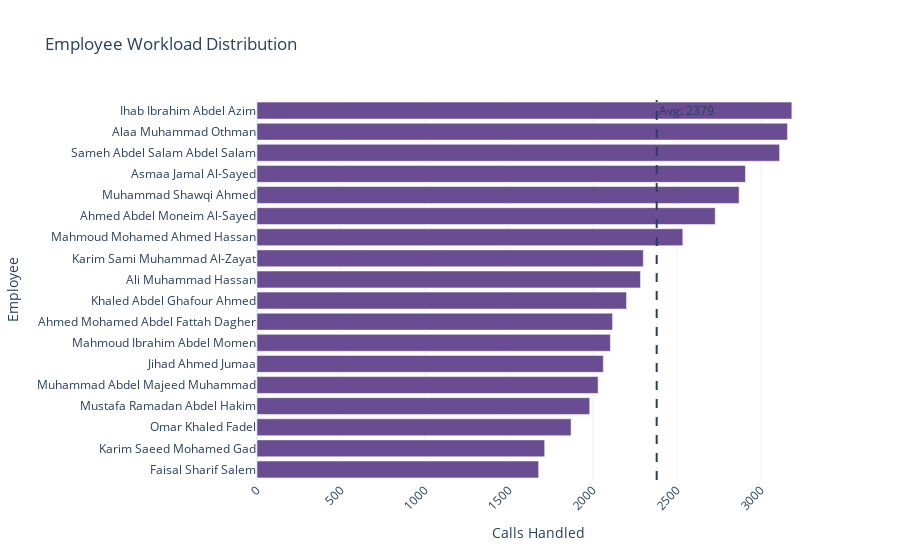

Notebook code for this chart:
### Markdown cell above
## Employee Performance Analysis
### Questions:

* Which employees handle the most calls?
* Is workload distributed fairly?
* Is there a correlation between employee and complaint status?

### Code cell
employees = (
df['employee_en']
.value_counts()
.nlargest(18)
.sort_values(ascending=True)
.reset_index()
.rename(columns={'count': 'call_count'}))

employees = employees[employees['employee_en'].notna()]
employees['percentage'] = (employees['call_count'] / len(working_data) * 100).round(1)

fig = px.bar(
employees,
x='call_count',
y='employee_en',
title='Employee Workload Distribution',
orientation='h',
labels={'employee_en': 'Employee', 'call_count': 'Calls Handled'},
color_discrete_sequence=[COLORS['info']])

avg_calls_per_employee = (employees['call_count'].mean())
fig.add_vline(x=avg_calls_per_employee,line_dash='dash',annotation_text=f'Avg: {avg_calls_per_employee:.0f}',annotation_position='top right')

fig.update_layout(
template=PLOTLY_TEMPLATE,
showlegend=False,
xaxis_tickangle=-45)

fig.update_traces(textposition='outside')
fig.show()

print('\n Workload Summary')

print(f'  Total employees      : {len(employees)}')
print(f'  Average calls/employee: {employees['call_count'].mean():,.0f}')
print(f'  Max calls  : {employees['call_count'].max():,}')
print(f'  Min calls (lightest) : {employees['call_count'].min():,}')
print(f'  Std deviation        : {employees['call_count'].std():,.0f}')

### Figure 1 — Plotly figure (JSON) as saved in the notebook; plotly's stock layout.template omitted (floating-point values rounded to 4 significant figures)
{"data": [{"hovertemplate": "Calls Handled=%{x}<br>Employee=%{y}<extra></extra>", "legendgroup": "", "marker": {"color": "#6A4C93", "pattern": {"shape": ""}}, "name": "", "orientation": "h", "showlegend": false, "textposition": "outside", "x": [1676, 1712, 1869, 1980, 2030, 2061, 2103, 2116, 2199, 2282, 2299, 2534, 2727, 2869, 2907, 3110, 3157, 3183], "xaxis": "x", "y": ["Faisal Sharif Salem", "Karim Saeed Mohamed Gad", "Omar Khaled Fadel", "Mustafa Ramadan Abdel Hakim", "Muhammad Abdel Majeed Muhammad", "Jihad Ahmed Jumaa", "Mahmoud Ibrahim Abdel Momen", "Ahmed Mohamed Abdel Fattah Dagher", "Khaled Abdel Ghafour Ahmed", "Ali Muhammad Hassan", "Karim Sami Muhammad Al-Zayat", "Mahmoud Mohamed Ahmed Hassan", "Ahmed Abdel Moneim Al-Sayed", "Muhammad Shawqi Ahmed", "Asmaa Jamal Al-Sayed", "Sameh Abdel Salam Abdel Salam", "Alaa Muhammad Othman", "Ihab Ibrahim Abdel Azim"], "yaxis": "y", "type": "bar"}], "layout": {"xaxis": {"anchor": "y", "domain": [0.0, 1.0], "title": {"text": "Calls Handled"}, "tickangle": -45}, "yaxis": {"anchor": "x", "domain": [0.0, 1.0], "title": {"text": "Employee"}}, "legend": {"tracegroupgap": 0}, "title": {"text": "Employee Workload Distribution"}, "barmode": "relative", "shapes": [{"line": {"dash": "dash"}, "type": "line", "x0": 2379.0, "x1": 2379.0, "xref": "x", "y0": 0, "y1": 1, "yref": "y domain"}], "annotations": [{"showarrow": false, "text": "Avg: 2379", "x": 2379.0, "xanchor": "left", "xref": "x", "y": 1, "yanchor": "top", "yref": "y domain"}], "showlegend": false}}
